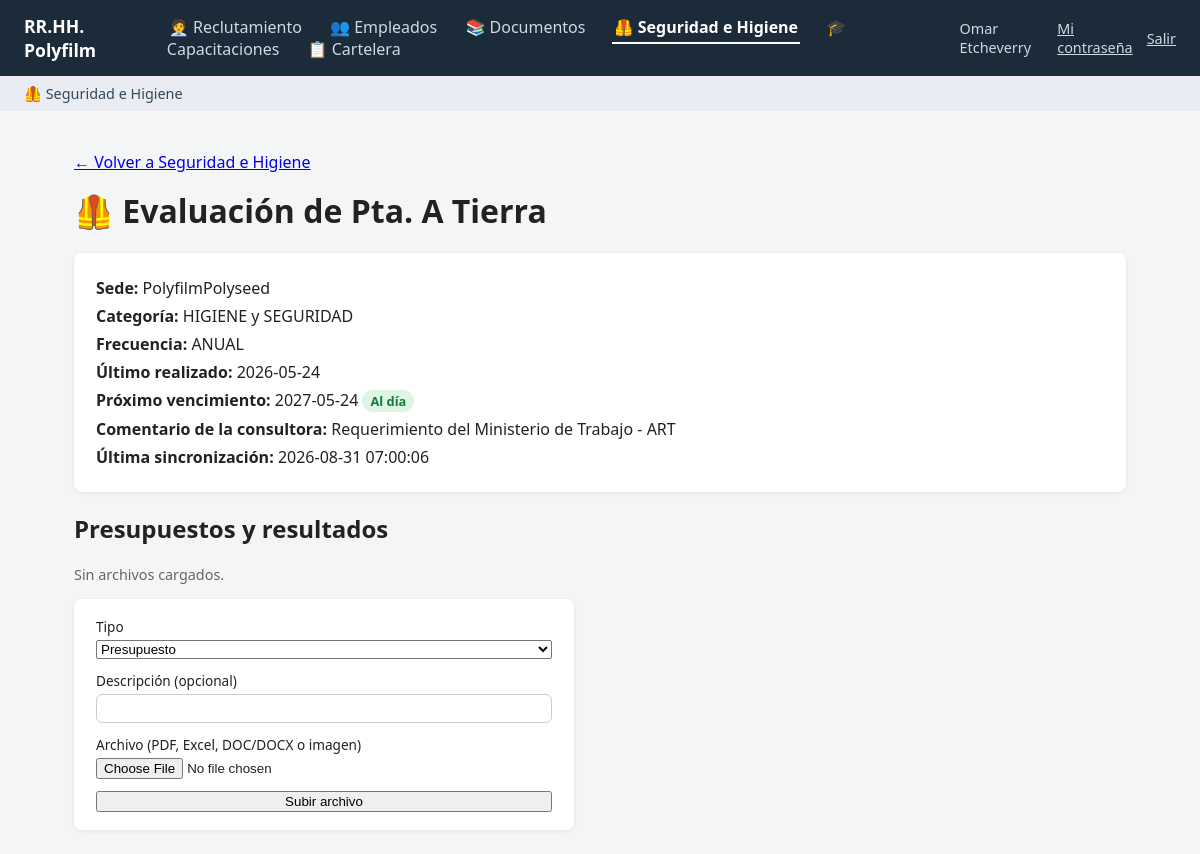
Page /seguridad-e-higiene/estudio/1 (signed in) on the committed database.
### tables this page shows
CREATE TABLE usuarios (
            id INTEGER PRIMARY KEY AUTOINCREMENT,
            nombre TEXT NOT NULL,
            usuario TEXT UNIQUE NOT NULL,
            password_hash TEXT NOT NULL,
            salt TEXT NOT NULL,
            es_admin INTEGER NOT NULL DEFAULT 0,
            activo INTEGER NOT NULL DEFAULT 1,
            fecha_creacion TEXT NOT NULL DEFAULT (datetime('now', 'localtime'))
        , email TEXT, debe_cambiar_password INTEGER NOT NULL DEFAULT 0);

CREATE TABLE syh_estudios (
            id INTEGER PRIMARY KEY AUTOINCREMENT,
            sede TEXT NOT NULL,
            categoria TEXT,
            nombre TEXT NOT NULL,
            frecuencia TEXT,
            comentario TEXT,
            ultima_fecha_realizado TEXT,
            proximo_vencimiento TEXT,
            recordatorio_enviado_para TEXT,
            fecha_sync TEXT NOT NULL DEFAULT (datetime('now', 'localtime')),
            UNIQUE(sede, nombre)
        );

### app.py (the view)
@app.route("/seguridad-e-higiene/estudio/<int:said>")
@requiere_item("item_seguridad")
def syh_estudio_detalle(said):
    conn = get_db()
    estudio = conn.execute("SELECT * FROM syh_estudios WHERE id = ?", (said,)).fetchone()
    if not estudio:
        conn.close()
        abort(404)
    estudio = dict(estudio)
    estudio["clase_vencimiento"], estudio["etiqueta_vencimiento"] = _estado_vencimiento(estudio["proximo_vencimiento"])
    archivos = conn.execute(
        "SELECT * FROM syh_estudio_archivos WHERE estudio_id = ? ORDER BY fecha_carga DESC", (said,)
    ).fetchall()
    conn.close()
    return render_template(
        "syh_estudio_detalle.html", e=estudio, archivos=archivos, tipos_archivo=TIPOS_ARCHIVO_SYH,
    )

### app.py (called while the page is built)
def _modulos_visibles(usuario):
    visibles = []
    for m in MODULOS:
        if m.get("solo_admin") and not (usuario and usuario["es_admin"]):
            continue
        if usuario and usuario["es_admin"]:
            opciones = m["opciones"]
        else:
            opciones = [op for op in m["opciones"] if tiene_permiso(usuario, op["cod"])]
        if m["opciones"] and not opciones:
            continue  # módulo con ítems pero ninguno habilitado para este usuario: no se muestra
        m2 = dict(m)
        m2["opciones"] = opciones
        visibles.append(m2)
    return visibles

@app.context_processor
def inject_nav():
    path = request.path
    modulo_actual = None
    for cod, prefijos in RUTAS_POR_MODULO.items():
        if any(path == p or path.startswith(p + "/") for p in prefijos):
            modulo_actual = cod
            break
    usuario = usuario_actual()
    return dict(modulos=_modulos_visibles(usuario), modulo_actual=modulo_actual, usuario=usuario)

@app.before_request
def exigir_login():
    if request.endpoint in ENDPOINTS_PUBLICOS or request.endpoint is None:
        return
    u = usuario_actual()
    if not u:
        return redirect(url_for("login", next=request.path))
    if u["debe_cambiar_password"] and request.endpoint not in ("cambiar_password", "logout"):
        flash("Tenés que elegir una contraseña propia antes de seguir.", "info")
        return redirect(url_for("cambiar_password"))

def _estado_vencimiento(proximo_vencimiento, dias_aviso=15):
    from datetime import date
    if not proximo_vencimiento:
        return "syh-sin-dato", "Sin fecha"
    try:
        venc = datetime.strptime(proximo_vencimiento, "%Y-%m-%d").date()
    except ValueError:
        return "syh-sin-dato", "Sin fecha"
    hoy = date.today()
    dias = (venc - hoy).days
    if dias < 0:
        return "syh-vencido", "Vencido"
    if dias <= dias_aviso:
        return "syh-por-vencer", "Por vencer"
    return "syh-ok", "Al día"

### auth.py (called while the page is built)
def usuario_actual():
    if "usuario" in g:
        return g.usuario
    uid = session.get("usuario_id")
    g.usuario = None
    if uid:
        conn = get_db()
        u = conn.execute("SELECT * FROM usuarios WHERE id = ? AND activo = 1", (uid,)).fetchone()
        conn.close()
        g.usuario = u
    return g.usuario

def tiene_permiso(usuario, cod: str) -> bool:
    if usuario is None:
        return False
    if usuario["es_admin"]:
        return True
    return cod in permisos_usuario(usuario["id"])

### templates/syh_estudio_detalle.html (shortened to what this page needs)
{% extends "base.html" %}
{% block contenido %}
<p><a href="{{ url_for('seguridad_e_higiene') }}">&larr; Volver a Seguridad e Higiene</a></p>
<h1>🦺 {{ e.nombre }}</h1>
<div class="ficha">
  <p><strong>Sede:</strong> {{ e.sede }}</p>
  <p><strong>Categoría:</strong> {{ e.categoria or '-' }}</p>
  <p><strong>Frecuencia:</strong> {{ e.frecuencia or '-' }}</p>
  <p><strong>Último realizado:</strong> {{ e.ultima_fecha_realizado or '-' }}</p>
  <p><strong>Próximo vencimiento:</strong> {{ e.proximo_vencimiento or '-' }} <span class="badge {{ e.clase_vencimiento }}">{{ e.etiqueta_vencimiento }}</span></p>
  <p><strong>Comentario de la consultora:</strong> {{ e.comentario or '-' }}</p>
  <p><strong>Última sincronización:</strong> {{ e.fecha_sync }}</p>
</div>
<h2>Presupuestos y resultados</h2>
{% if archivos %}
<table>
  <thead>
    <tr><th>Tipo</th><th>Descripción</th><th>Archivo</th><th>Cargado</th><th></th></tr>
  </thead>
  <tbody>
    {% for a in archivos %}
    <tr>
      <td><span class="badge">{{ a.tipo }}</span></td>
      <td>{{ a.descripcion or '-' }}</td>
      <td><a href="{{ url_for('syh_archivo_ver', said=e.id, aid=a.id) }}" target="_blank">{{ a.archivo_filename }}</a></td>
      <td>{{ a.fecha_carga }}</td>
      <td>
        <form method="post" action="{{ url_for('syh_archivo_eliminar', said=e.id, aid=a.id) }}">
          <button type="button" onclick="confirmarAccion(this, '¿Eliminar este archivo?')">Eliminar</button>
        </form>
      </td>
    </tr>
    {% endfor %}
  </tbody>
</table>
{% else %}
<p class="nota">Sin archivos cargados.</p>
{% endif %}
<form method="post" action="{{ url_for('syh_archivo_subir', said=e.id) }}" enctype="multipart/form-data" class="form-nuevo-usuario">
  <label>Tipo
    <select name="tipo">
      {% for t in tipos_archivo %}
      <option value="{{ t }}">{{ t }}</option>
      {% endfor %}
    </select>
  </label>
  <label>Descripción (opcional) <input type="text" name="descripcion"></label>
  <label>Archivo (PDF, Excel, DOC/DOCX o imagen) <input type="file" name="archivo" accept=".pdf,.xlsx,.xls,.doc,.docx,.jpg,.jpeg,.png" required></label>
  <button type="submit">Subir archivo</button>
</form>
{% endblock %}

### templates/base.html (shortened to what this page needs)
<!doctype html>
<html lang="es">
<head>
<link rel="stylesheet" href="{{ url_for('static', filename='style.css') }}">
</head>
<body>
<header>
  <a href="{{ url_for('index') }}" class="logo">RR.HH. Polyfilm</a>
  <nav>
    {% for m in modulos %}
    <a href="{{ m.href }}" class="{{ 'activo' if modulo_actual == m.cod else '' }}">{{ m.icono }} {{ m.nombre }}</a>
    {% endfor %}
  </nav>
  {% if usuario %}
  <div class="header-usuario">
    <span>{{ usuario.nombre }}</span>
    <a href="{{ url_for('cambiar_password') }}">Mi contraseña</a>
    <a href="{{ url_for('logout') }}">Salir</a>
  </div>
  {% endif %}
</header>
{% if modulo_actual %}
{% set modulo = modulos | selectattr('cod', 'equalto', modulo_actual) | first %}
{% if modulo.opciones %}
<div class="submenu">
  {% for op in modulo.opciones %}
  <a href="{{ op.href }}">{{ op.icono }} {{ op.label }}</a>
  {% endfor %}
</div>
{% endif %}
{% endif %}
<main>
  {% block contenido %}{% endblock %}
</main>
</body>
</html>

### static/style.css (style rules this page uses)
* { box-sizing: border-box; }
body { font-family: "Segoe UI", Arial, sans-serif; margin: 0; background: #f4f5f7; color: #222; }
header { background: #1c2b39; color: #fff; padding: 14px 24px; display: flex; align-items: center; gap: 32px; }
header .logo { color: #fff; font-weight: 700; font-size: 1.1rem; text-decoration: none; }
header nav a { color: #cfd8e3; text-decoration: none; margin-right: 20px; padding: 4px 2px; border-bottom: 2px solid transparent; }
header nav a.activo { color: #fff; border-bottom-color: #fff; font-weight: 600; }
.submenu { background: #e9edf3; padding: 8px 24px; display: flex; gap: 22px; }
.submenu a { color: #33475b; text-decoration: none; font-size: 0.9rem; }
main { padding: 24px; max-width: 1100px; margin: 0 auto; }
h1 { margin-top: 0; }
.nota { color: #666; font-size: 0.9rem; }
.badge { background: #e5ecff; color: #2f4fed; padding: 2px 8px; border-radius: 12px; font-size: 0.8rem; font-weight: 600; display: inline-block; }
.syh-ok { background: #dff5e4; color: #157a3a; }
.ficha { background: #fff; padding: 18px 22px; border-radius: 8px; box-shadow: 0 1px 4px rgba(0,0,0,0.08); margin-bottom: 20px; }
.ficha p { margin: 6px 0; }
.header-usuario { margin-left: auto; color: #cfd8e3; display: flex; align-items: center; gap: 14px; font-size: 0.9rem; }
.header-usuario a { color: #cfd8e3; }
.form-nuevo-usuario { background: #fff; padding: 18px 22px; border-radius: 8px; box-shadow: 0 1px 4px rgba(0,0,0,0.08); display: flex; flex-direction: column; gap: 12px; max-width: 500px; }
.form-nuevo-usuario label { display: flex; flex-direction: column; gap: 4px; font-size: 0.85rem; }
.form-nuevo-usuario input[type="text"], .form-nuevo-usuario input[type="password"] { padding: 6px 10px; border-radius: 6px; border: 1px solid #ccc; }

### rows in the picture
usuarios: nombre "Omar Etcheverry"
syh_estudios: nombre "Evaluación de Pta. A Tierra", sede "PolyfilmPolyseed", categoria "HIGIENE y SEGURIDAD", frecuencia "ANUAL", ultima_fecha_realizado "2026-05-24", proximo_vencimiento "2027-05-24", comentario "Requerimiento del Ministerio de Trabajo - ART", fecha_sync "2026-08-31 07:00:06"

### other values in the picture
{{ m.icono }} "🧑‍💼" "👥" "📚" "🦺" "🎓" "📋"
{{ m.nombre }} "Reclutamiento" "Empleados" "Documentos" "Seguridad e Higiene" "Capacitaciones" "Cartelera"
{{ op.icono }} "🦺"
{{ op.label }} "Seguridad e Higiene"
{{ e.etiqueta_vencimiento }} "Al día"
form field tipo "Presupuesto"
